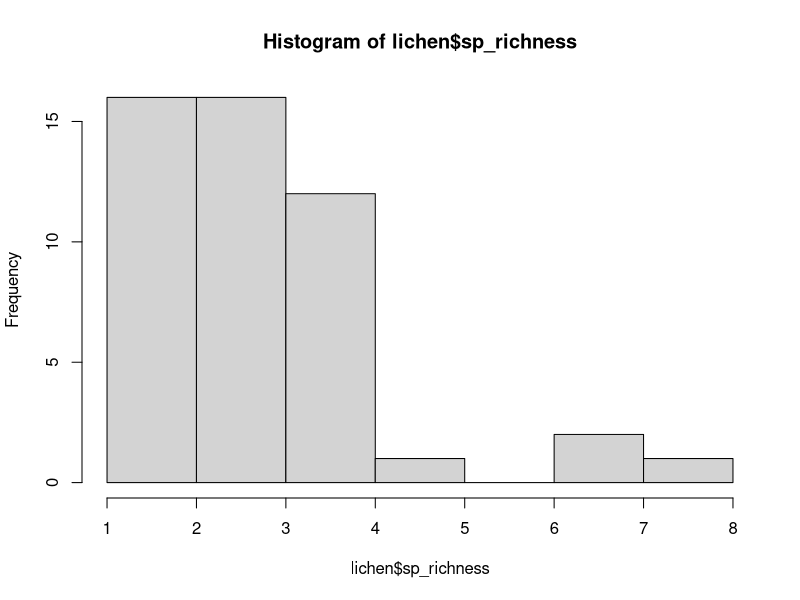
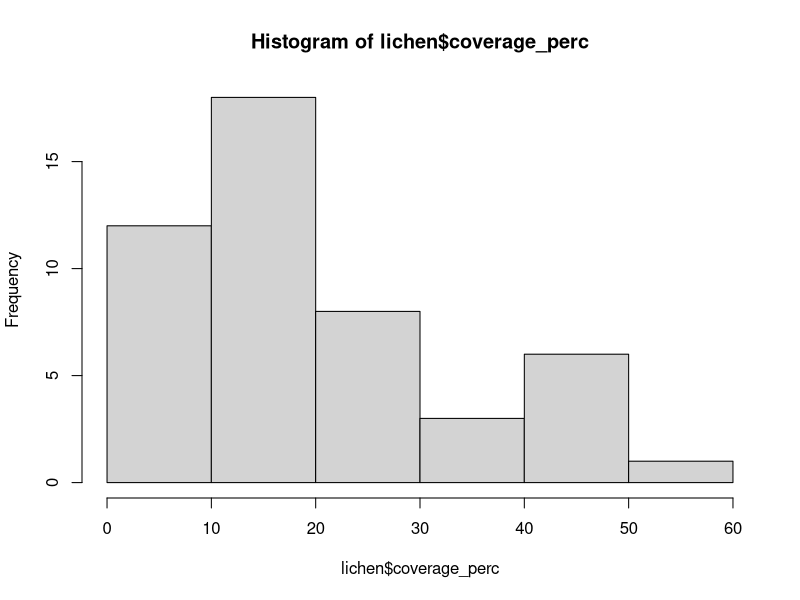
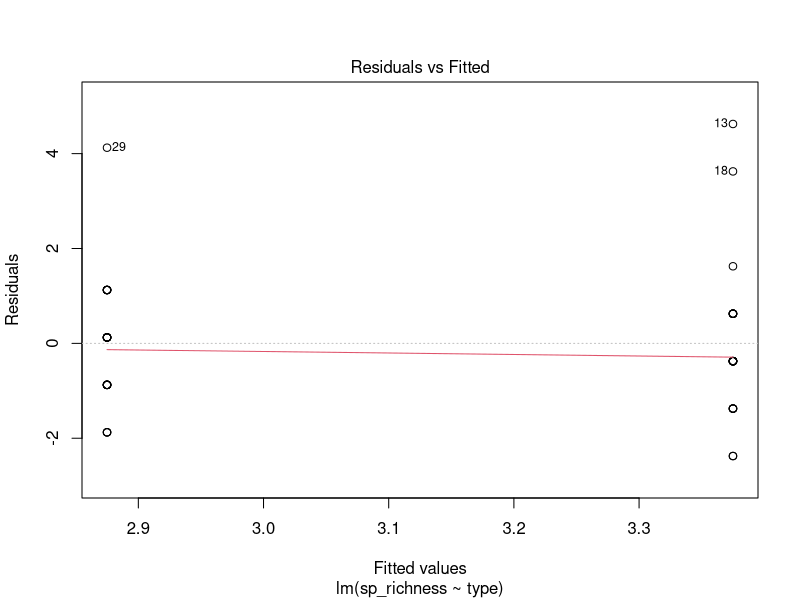
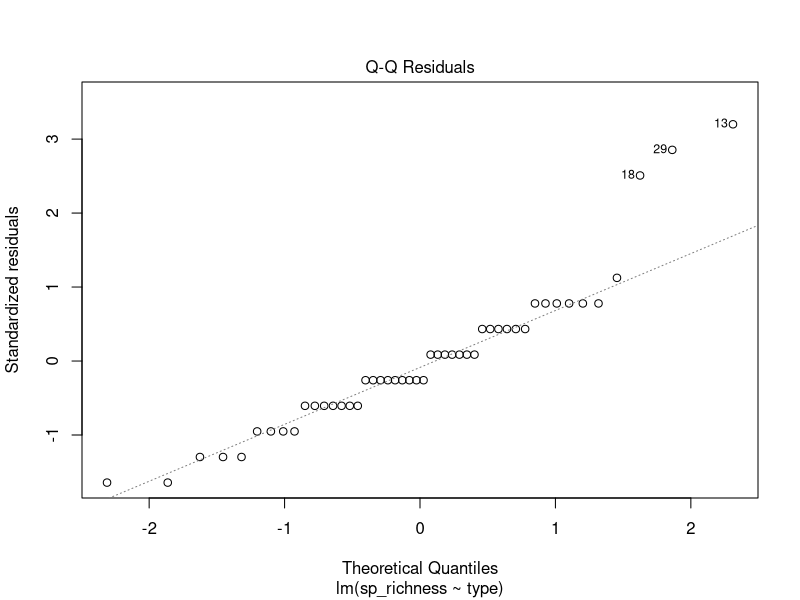
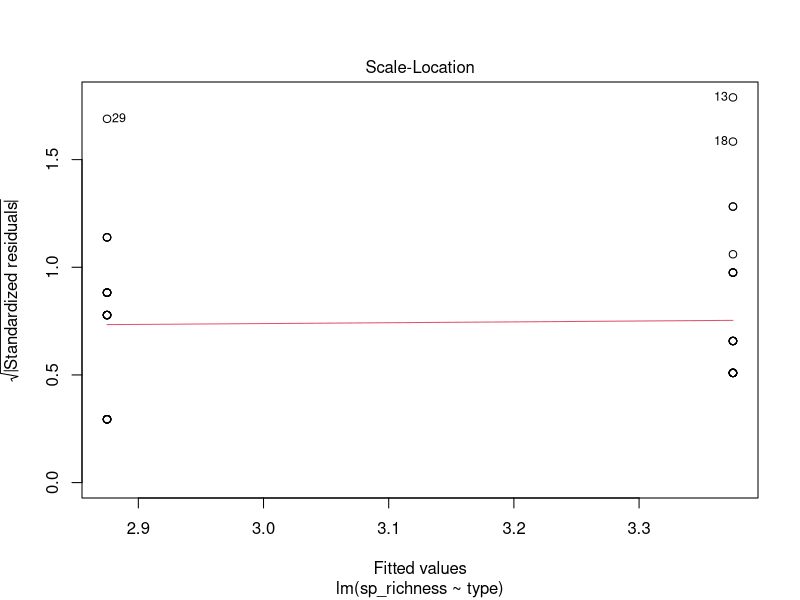
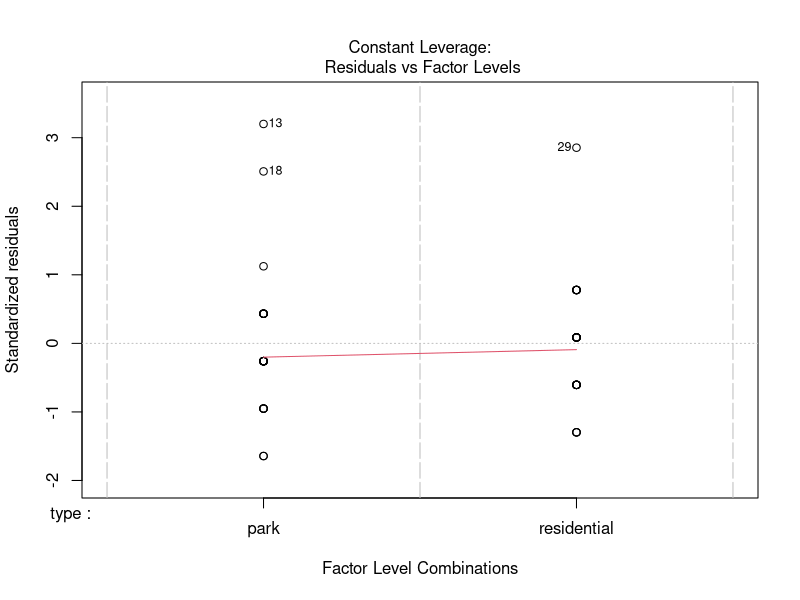
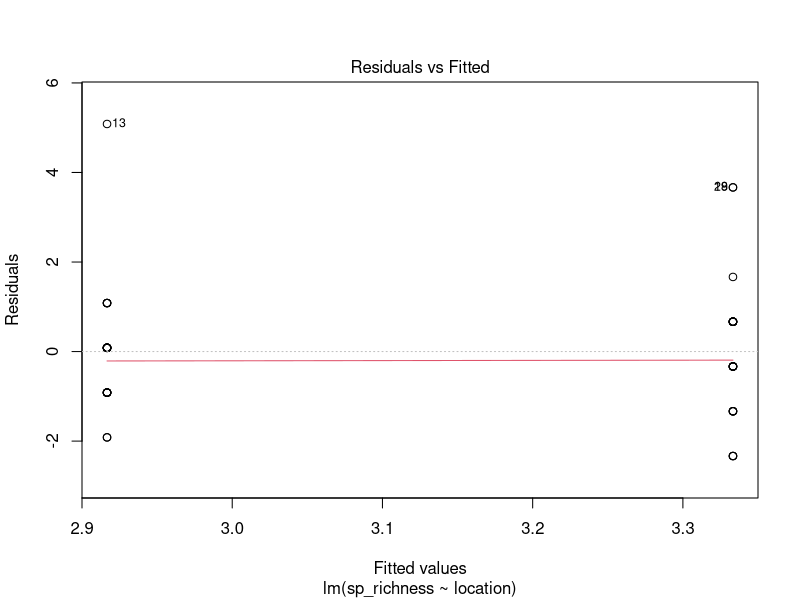
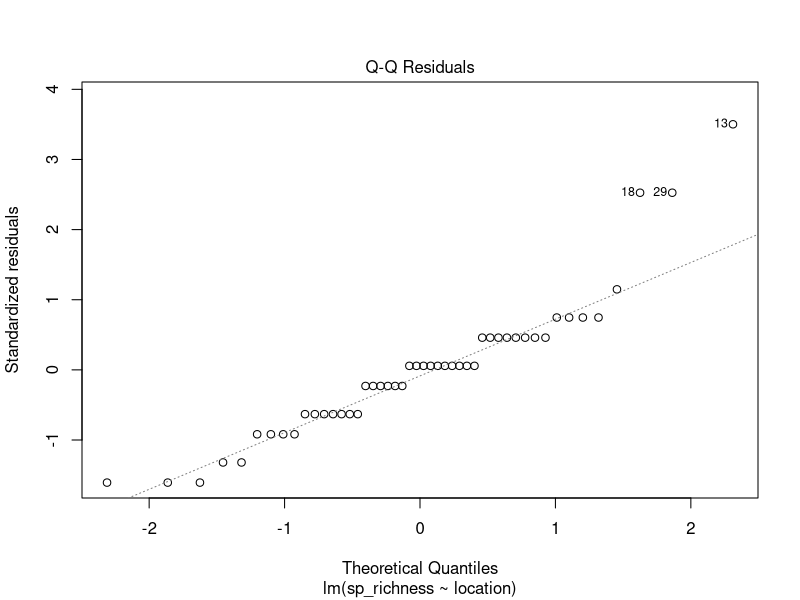

Write the R code that produced these figures, in order.
## Statistics for the LE History & Design couse project
## Project topic: effects of urban matrix on lichen edge effects

## Stockholm University - Landscape Ecology master's program 2021-2023 
## Emma Gemal, emmagemal@outlook.com
## Edited 14/10/2021 


### Library ----
library(tidyverse)


### Loading the data ----
lichen <- read.csv("Data/raw_data.csv")

str(lichen)

# calculating diameter from circumference 
lichen <- lichen %>% 
            mutate(tree_dia_cm = tree_circum_cm/pi)


### Checking assumptions ----
# normality of data distribution 
hist(lichen$sp_richness)   # not normal
hist(lichen$coverage_perc)   # not normal

shapiro.test(lichen$sp_richness)
shapiro.test(lichen$coverage_perc)

# homoscedasticity 
plot(lm(sp_richness ~ type, data = lichen))
plot(lm(sp_richness ~ location, data = lichen))
plot(lm(coverage_perc ~ type, data = lichen))
plot(lm(coverage_perc ~ location, data = lichen))

# normality of residuals 
lm1 <- lm(sp_richness ~ type, data = lichen)
lm2 <- lm(coverage_perc ~ type, data = lichen)
shapiro.test(residuals(lm2))  # not normal
shapiro.test(residuals(lm2))  # not normal 

# transformation of the data to attempt to make it normal 
lichen_trans <- lichen %>% 
                    mutate(sp_rich_log = log(sp_richness)) %>% 
                    mutate(coverage_log = log(coverage_perc)) %>% 
                    mutate(sp_rich_sqrt = sqrt(sp_richness)) %>% 
                    mutate(coverage_sqrt = sqrt(coverage_perc))

hist(lichen_trans$sp_rich_log)
hist(lichen_trans$coverage_log)
hist(lichen_trans$sp_rich_sqrt)
hist(lichen_trans$coverage_sqrt)

lm3 <- lm(sp_rich_log ~ type, data = lichen_trans)
lm4 <- lm(coverage_log ~ type, data = lichen_trans)
lm5 <- lm(sp_rich_sqrt ~ type, data = lichen_trans)
lm6 <- lm(coverage_sqrt ~ type, data = lichen_trans)

lm7 <- lm(sp_rich_sqrt ~ location, data = lichen_trans)
lm8 <- lm(coverage_sqrt ~ location, data = lichen_trans)

shapiro.test(residuals(lm3))  # still not normal
shapiro.test(residuals(lm4))  # still not normal
shapiro.test(residuals(lm5))  
shapiro.test(residuals(lm6))
shapiro.test(residuals(lm7))  
shapiro.test(residuals(lm8))

plot(lm5)
plot(lm6)
plot(lm7)
plot(lm8)

# removing row 13 (outlier)
lichen_trans <- lichen_trans[-13, ]


### Doing a 2-way ANOVA ----
## species richness 
twoway <- aov(sp_rich_sqrt ~ type + location, data = lichen_trans)
int <- aov(sp_rich_sqrt ~ type*location, data = lichen_trans)

AIC(twoway, int)  # interaction not best 

summary(twoway)

# making a model with diameter
twoway_dia <- aov(sp_rich_sqrt ~ type + location + tree_dia_cm, data = lichen_trans)

AIC(twoway, twoway_dia)  # twoway still better 

## coverage 
twoway_cov <- aov(coverage_sqrt ~ type + location, data = lichen_trans)
int_cov <- aov(coverage_sqrt ~ type*location, data = lichen_trans)
twoway_dia_cov <- aov(coverage_sqrt ~ type + location + tree_dia_cm, data = lichen_trans)

AIC(twoway_cov, int_cov, twoway_dia_cov)

summary(twoway_cov)  # nothing is significant here either 


### Calculating summarized data ----
data_sum <- lichen %>% 
              group_by(type, location) %>% 
              summarize(avg_sp = mean(sp_richness),
                        avg_cov = mean(coverage_perc))

